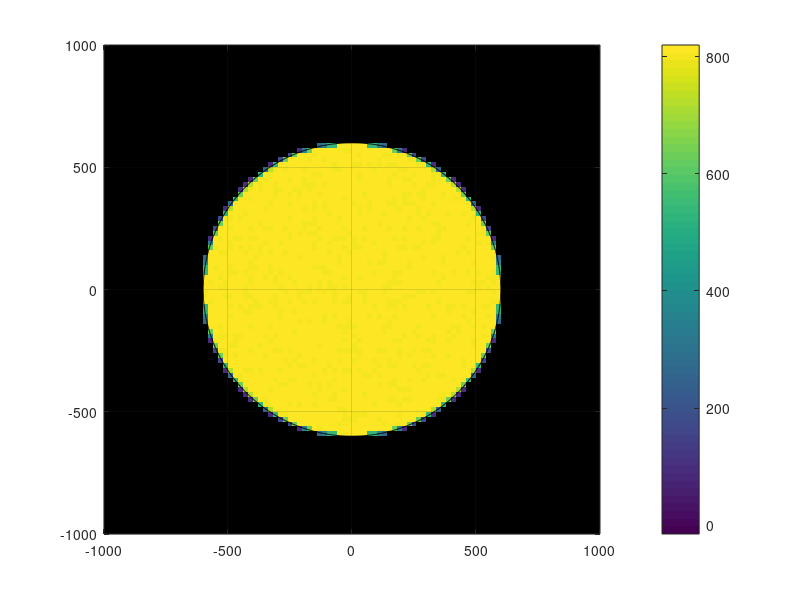

Reproduce this figure in MATLAB.
% This is a matlab script that generates the input data

% $Header: /u/gcmpack/MITgcm/verification/tutorial_deep_convection/input/gendata.m,v 1.4 2013/12/07 00:35:18 jmc Exp $
% $Name: checkpoint65t $

% Dimensions of grid
nx=100;
ny=100;
nz=50;
% Nominal depth of model (meters)
H=1000;
% Size of domain
Lx=2.0e3;
% Radius of cooling disk (m)
Rc=600.;
% Horizontal resolution (m)
dx=Lx/nx;
% Rotation
f=1.e-4;
% Stratification
N=0.0*(f*Rc/H);
% surface temperature
Ts=20.;
% Flux : Cooling disk & noise added to cooling
Qo=800; Q1=10;

% Gravity
g=10.;
% E.O.S.
alpha=2.e-4;

Tz=N^2/(g*alpha)

dz=H/nz;
sprintf('delZ = %d * %7.6g,',nz,dz)

x=(1:nx)*dx;x=x-mean(x);
y=(1:ny)*dx;y=y-mean(y);
z=-dz/2:-dz:-H;

% Temperature profile
Tref=Ts+Tz*z-mean(Tz*z);
[sprintf('Tref =') sprintf(' %8.6g,',Tref)]

% Surface heat flux : refine the grid (by 3 x 3) to assign mean heat flux
Q=Qo+Q1*(0.5+rand([nx,ny]));
Qc=zeros(nx,ny);
xc=x'*ones(1,ny); yc=ones(nx,1)*y; 
for j=-1:1, for i=-1:1,
 xs=xc+dx*i/3 ; ys=yc+dx*j/3; r2=xs.*xs+ys.*ys;
 qs=Q/9; qs( find(r2 > Rc*Rc) )=0.;
 Qc=Qc+qs;
end ; end
%fid=fopen('Qnet_p64.bin','w','b'); fwrite(fid,Qc,'real*8'); fclose(fid);
 fid=fopen('Qnet_p32.bin','w','b'); fwrite(fid,Qc,'real*4'); fclose(fid);

var=2*pi*[0:1000]/1000; xl=Rc*cos(var); yl=Rc*sin(var);
figure(1);clf;
var=Qc; var(find(var==0))=NaN;
imagesc(x,y,var'); set(gca,'YDir','normal');
caxis([-15 820]);
%change_colmap(-1);
colorbar
grid;
hold on
L=line(xl,yl);
set(L,'color',[0 0 0]);
hold off ;
